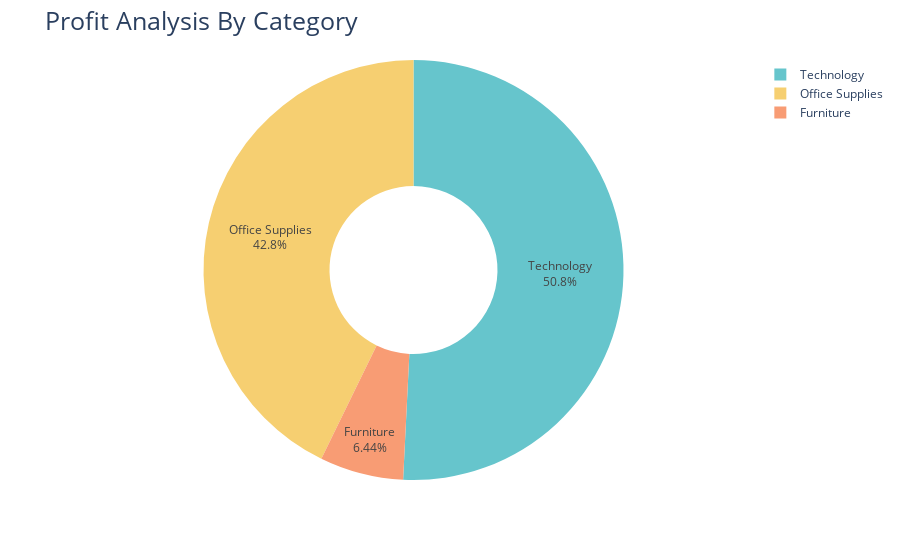

The cell this chart's notebook holds for it:
### Code cell
# Pie Chart
fig=px.pie(
    profit_by_category,
    names='Category',
    values='Profit',
    hole=0.4,
    color_discrete_sequence=px.colors.qualitative.Pastel
)

fig.update_traces(
    textposition="inside", 
    textinfo=('percent+label')
)

fig.update_layout(
    title="Profit Analysis By Category",
    title_font=dict(size=25)
)

fig.show()

### Figure 1 — Plotly figure (JSON) as saved in the notebook; plotly's stock layout.template omitted (floating-point values rounded to 4 significant figures)
{"data": [{"domain": {"x": [0, 1], "y": [0, 1]}, "hole": 0.4, "hovertemplate": "Category=%{label}<br>Profit=%{value}<extra></extra>", "labels": ["Furniture", "Office Supplies", "Technology"], "legendgroup": "", "name": "", "showlegend": true, "textinfo": "percent+label", "textposition": "inside", "type": "pie", "values": [18450.0, 122500.0, 145500.0]}], "layout": {"autosize": true, "legend": {"tracegroupgap": 0}, "margin": {"t": 60}, "piecolorway": ["rgb(102, 197, 204)", "rgb(246, 207, 113)", "rgb(248, 156, 116)", "rgb(220, 176, 242)", "rgb(135, 197, 95)", "rgb(158, 185, 243)", "rgb(254, 136, 177)", "rgb(201, 219, 116)", "rgb(139, 224, 164)", "rgb(180, 151, 231)", "rgb(179, 179, 179)"], "title": {"font": {"size": 25}, "text": "Profit Analysis By Category"}}}
